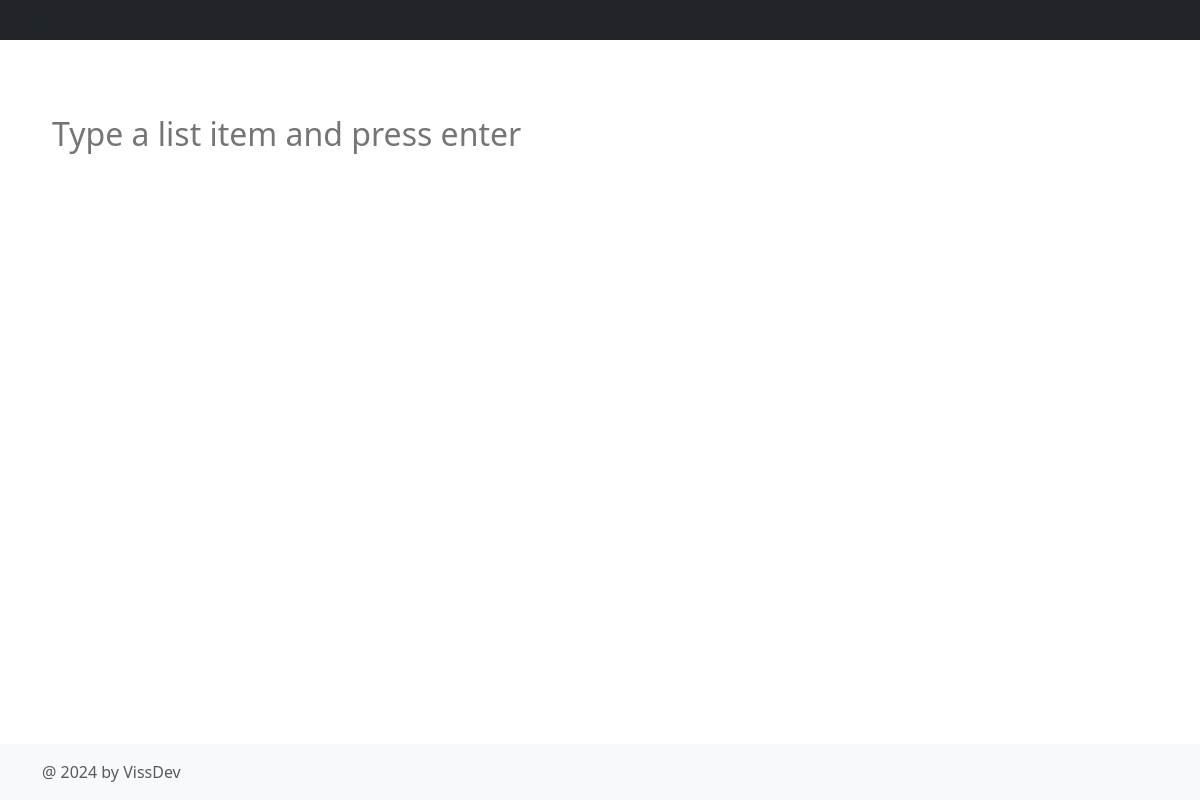
The app's page /list-item/10 (signed in), older data.
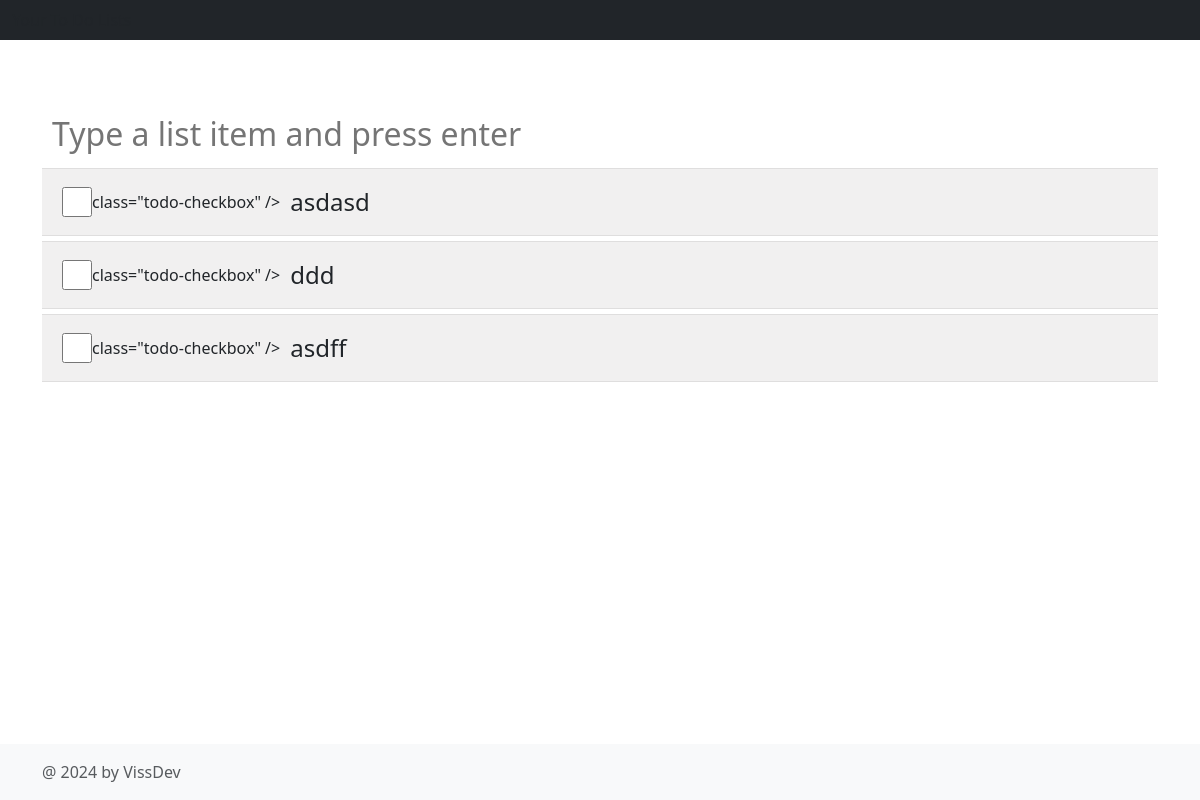
The same page, newer data.
### main.py (models this page shows)
class ListItem(db.Model):
    __tablename__ = "tbl_list_item"
    id: Mapped[int] = mapped_column(Integer, primary_key=True, autoincrement=True)
    name: Mapped[str] = mapped_column(String, nullable=False)
    status: Mapped[int] = mapped_column(Integer, default=0)
    todo_id: Mapped[int] = mapped_column(Integer, ForeignKey("tbl_todo.id"))
    todo = relationship("ToDo", backref="tbl_list_item")

### main.py (the view)
@app.route("/list-item/<int:todo_id>")
@login_required
def view_list(todo_id):
    list_items = db.session.execute(db.select(ListItem).where(ListItem.todo_id == todo_id)).scalars()
    todo = db.session.execute(db.select(ToDo).where(ToDo.id == todo_id)).scalar()
    return render_template("list.html", list_items=list_items, todo=todo)

### main.py (called while the page is built)
@login_manager.user_loader
def user_loader(user_id):
    return db.get_or_404(User, user_id)

### templates/list.html (shortened to what this page needs)
{% from "bootstrap5/form.html" import render_form %}
{% extends 'base.html' %}
{% block content %}
    <nav class="navbar navbar-expand-md navbar-dark fixed-top bg-dark">
        <div class="container-fluid">
          <span>Your To Do Lists</span>
        </div>
      </nav>
      <main class="flex-shrink-0">
        <div class="container" id="content">
          <input class="text-color-grey" type="text" id="enter-list-item" placeholder="Type a list item and press enter" />
          <div id="todoList">
              {% for item in list_items %}
              <div class="list-item"><input type="checkbox" {% if condition %}checked{% endif %} > class="todo-checkbox"  /><label class="todo-label">{{ item.name }}</label></div>
              {% endfor %}
          </div>
        </div>
      </main>
{% endblock %}

Row changes from the older to the newer data that the page shows:
added ListItem: name "asdasd"
added ListItem: name "ddd"
added ListItem: name "asdff"
